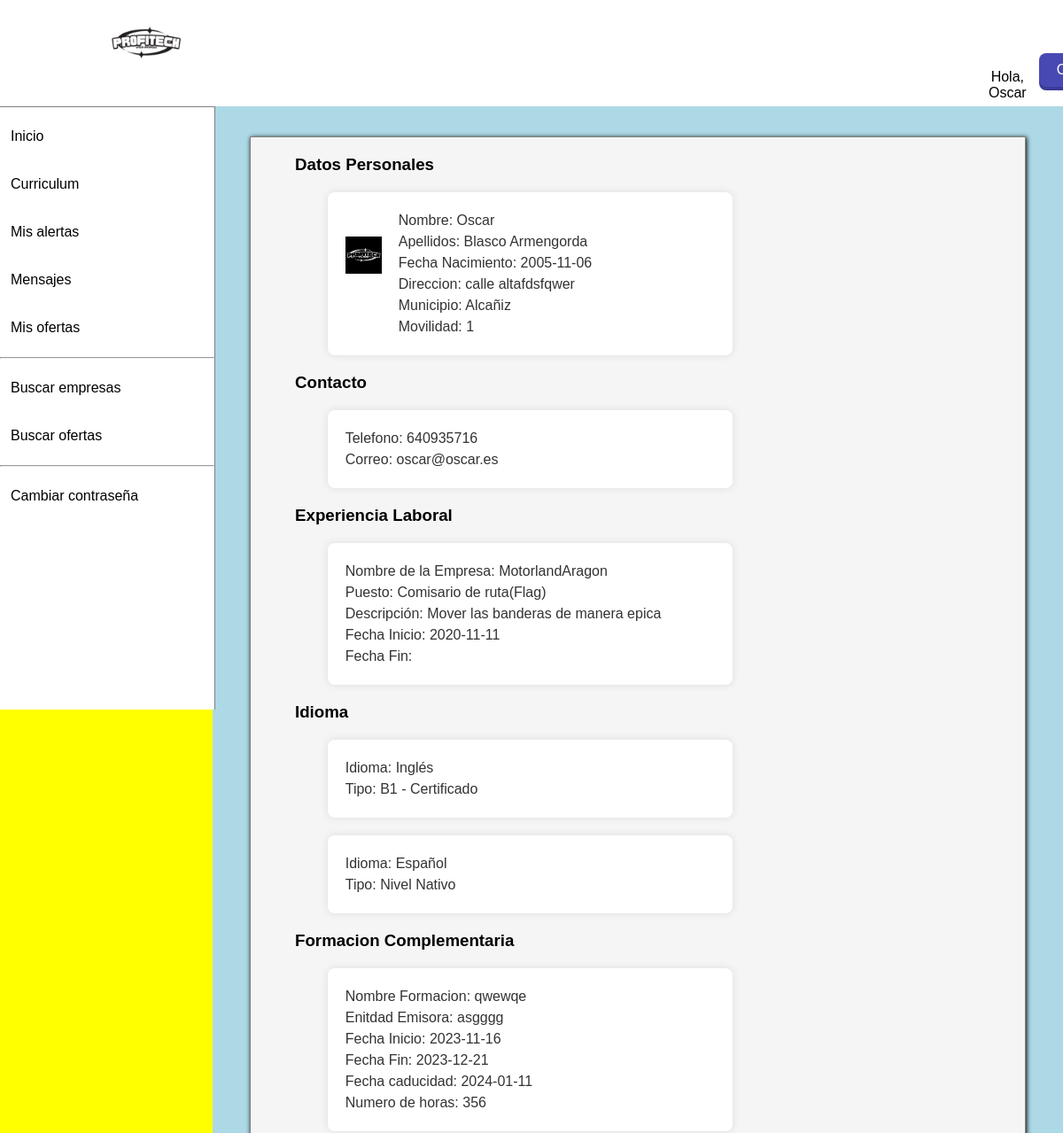
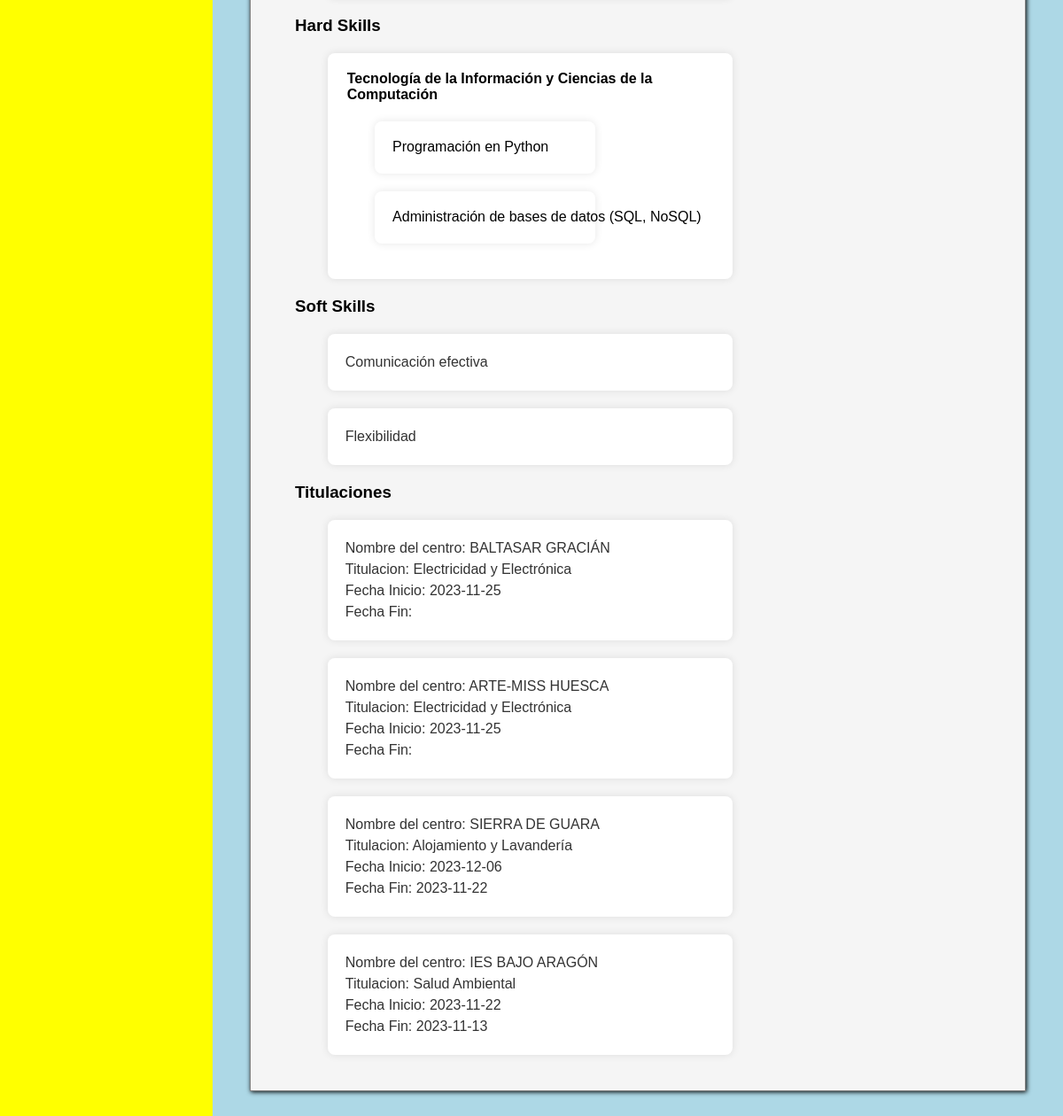
The app's page /Alumno/Curriculum/curriculum.php (signed in) with its own data (2 pictures, top to bottom).
### tables this page shows
CREATE TABLE `Usuario` (
  `DNI_CIF` varchar(15) NOT NULL,
  `Email` varchar(200) NOT NULL,
  `Clave` varchar(200) NOT NULL,
  `Nombre_Usuario` varchar(800) NOT NULL,
  `Tipo_Usuario` varchar(20) NOT NULL,
  `Fecha_Registro` datetime NOT NULL DEFAULT CURRENT_TIMESTAMP
);

CREATE TABLE `Alumno` (
  `Apellido` varchar(200) NOT NULL,
  `Fecha_Nacimiento` date DEFAULT NULL,
  `Telefono_Alumno` int DEFAULT NULL,
  `Foto_Alumno` varchar(200) DEFAULT NULL,
  `Movilidad` tinyint(1) DEFAULT '0',
  `Fecha_Creacion` timestamp NOT NULL DEFAULT CURRENT_TIMESTAMP,
  `Direccion` varchar(500) DEFAULT NULL,
  `Perfil_Publico` tinyint(1) NOT NULL DEFAULT '0',
  `Activo` tinyint(1) NOT NULL DEFAULT '0',
  `DNI_CIF` varchar(15) NOT NULL,
  `Id_Municipio` int DEFAULT '8123'
);

CREATE TABLE `Experiencia_Laboral` (
  `Id_Experiencia_Laboral` int NOT NULL,
  `Nombre_Empresa` varchar(200) NOT NULL,
  `Puesto` varchar(200) NOT NULL,
  `Descripcion` varchar(200) NOT NULL,
  `Fecha_Inicio` date NOT NULL,
  `Fecha_Fin` date DEFAULT NULL,
  `DNI_CIF` varchar(15) NOT NULL
);

CREATE TABLE `Idioma` (
  `Id_Idioma` int NOT NULL,
  `Idioma` varchar(200) NOT NULL
);

CREATE TABLE `Nivel` (
  `Id_Nivel` int NOT NULL,
  `nivel` varchar(200) NOT NULL
);

CREATE TABLE `Formacion_Complementaria` (
  `Id_Formacion_Complementaria` int NOT NULL,
  `Nombre` varchar(200) NOT NULL,
  `Entidad_Emisora` varchar(200) NOT NULL,
  `Fecha_Inicio` date NOT NULL,
  `Fecha_Fin` date NOT NULL,
  `Fecha_Caducidad` date DEFAULT NULL,
  `Num_Horas` int NOT NULL,
  `DNI_CIF` varchar(15) NOT NULL
);

CREATE TABLE `Soft_Skill` (
  `Id_Soft` int NOT NULL,
  `nombre` varchar(256) NOT NULL
);

CREATE TABLE `Titulacion_Centro_Persona` (
  `Id_Centro` int NOT NULL,
  `Id_Tipo_Titulacion` int NOT NULL,
  `DNI_CIF` varchar(15) NOT NULL,
  `Fecha_Inicio` date NOT NULL,
  `Fecha_Fin` date DEFAULT NULL
);

CREATE TABLE `Centro` (
  `Id_Centro` int NOT NULL,
  `Nombre_Centro` varchar(200) NOT NULL,
  `Id_Municipio` int NOT NULL
);

CREATE TABLE `Titulacion` (
  `Id_Tipo_Titulacion` int NOT NULL,
  `Nombre` varchar(200) NOT NULL,
  `Sector` varchar(200) NOT NULL,
  `Activo` tinyint(1) NOT NULL DEFAULT '0',
  `Tipo` varchar(300) NOT NULL,
  `Horas` int NOT NULL
);

### Alumno/Curriculum/curriculum.php (the view, shortened to what this page needs)
<?php
include "../../Funciones/conexion.php";
$dni = $_SESSION['dni'];
$username = $_SESSION['Nombre_Usuario'];
?>
<html>
<head>
    <link rel="stylesheet" href="../../Estilos/curriculum.css">
    <link rel="stylesheet" href="../../Estilos/alumno.css">
</head>
<body>
    <main>
        <header class="main-header">
            <img src="../../Imagenes/Profitech.png" alt="">
            <div class="conInfo">
            <div class="conInfo"><p>Hola, <?php echo $username ?></p>
                <form action="cerrarSesion.php" method="post">
                    <input type="submit" value="Cerrar sesión" />
                </form>
            </div>
        </header>
        <div class="main-content">
            <nav class="main-menu">
            <ul>
                <a href="#"><li>Inicio</li></a>
                <a href="../../Alumno/Curriculum/curriculum.php"><li>Curriculum</li></a>
                <a href="../../Alumno/Alertas/index.php"><li>Mis alertas</li></a>
                <a href="#"><li>Mensajes</li></a>
                <a href="../../Inicio/Inicio_Alumno/Mis_Ofertas/ofertas.php"><li>Mis ofertas</li></a>
                <hr>
                <a href="../../Alumno/Buscar_Empresas/index.php"><li>Buscar empresas</li></a>
                <a href="../../Alumno/Buscar_Ofertas/index.php"><li>Buscar ofertas</li></a>
                <hr>
                <a href="../../Cambiar_Clave/Alumno/Cambiar_Clave_Alumno.php"><li>Cambiar contraseña</li></a>
            </ul>
            </nav>
            <section class="main-info">
            <article class="card">
            <?php
$queryalumno = "SELECT * FROM Alumno WHERE DNI_CIF='$dni'";
if ($resultalumno = $conexion->query($queryalumno)) {
    while ($rowalumno = $resultalumno->fetch(PDO::FETCH_OBJ)) {
        $Apellido = $rowalumno->Apellido;
        $Fecha_Nacimiento = $rowalumno->Fecha_Nacimiento;
        $Telefono_Alumno = $rowalumno->Telefono_Alumno;
        $Movilidad = $rowalumno->Movilidad;
        $Direccion = $rowalumno->Direccion;
        $id_Municipio_usuario = $rowalumno->Id_Municipio;
    }
}
$querydni = "SELECT * FROM Usuario WHERE DNI_CIF='$dni'";
if ($resultdni = $conexion->query($querydni)) {
    while ($rowdni = $resultdni->fetch(PDO::FETCH_OBJ)) {
        $Nombre_Usuario = $rowdni->Nombre_Usuario;
    }
}
$querymunicipio = "SELECT * FROM Municipio where Id_Municipio=$id_Municipio_usuario";
if ($resultmunicipio = $conexion->query($querymunicipio)) {
    while ($rowmunicipio = $resultmunicipio->fetch(PDO::FETCH_OBJ)) {
        $Nombre_Municipio = $rowmunicipio->Nombre_Municipio;
    }
}
$queryemail="SELECT Email FROM Usuario WHERE DNI_CIF='$dni'";
if ($resultemail = $conexion->query($queryemail)) {
    while ($rowemail = $resultemail->fetch(PDO::FETCH_OBJ)) {
        $email = $rowemail -> Email;
    }
}
    echo "<h1>Datos Personales</h1>";
?>
<div class="div1">
<?php
    echo "<img class='imagen' src='../../Inicio/Inicio_Alumno/Datos_principales/FotosAlumnos/$dni.png' alt='Imagen icono'>";
    echo "<div class='texto'>";
    echo "<p>Nombre: ".$Nombre_Usuario."</p>";
    echo "<p>Apellidos: ".$Apellido."</p>";
    echo "<p>Fecha Nacimiento: ".$Fecha_Nacimiento."</p>";
    echo "<p>Direccion: ".$Direccion."</p>";
    echo "<p>Municipio: ".$Nombre_Municipio."</p>";
    echo "<p>Movilidad: ".$Movilidad."</p>";
    echo "</div>";
?>
</div>
<?php
    echo "<h1>Contacto</h1>";
?>
<div class="div2">
<?php
    echo "<p>Telefono: ".$Telefono_Alumno."</p>";
    echo "<p>Correo: ".$email."</p>";
?>
</div>
<?php
echo "<h1>Experiencia Laboral</h1>";
$queryexplab="SELECT * FROM Experiencia_Laboral WHERE DNI_CIF='$dni'";
if ($resultexplab = $conexion->query($queryexplab)) {
    while ($rowexplab = $resultexplab->fetch(PDO::FETCH_OBJ)) {
        $Nombre_Empresa = $rowexplab->Nombre_Empresa;
        $Puesto = $rowexplab-> Puesto;
        $Descripcion = $rowexplab->Descripcion;
        $Fecha_Inicio_explab =  $rowexplab-> Fecha_Inicio;
        $Fecha_Fin_explab =  $rowexplab-> Fecha_Fin;
        ?>
        <div class="div3">
        <?php
            echo "<p>Nombre de la Empresa: ".$Nombre_Empresa."</p>";
            echo "<p>Puesto: ".$Puesto."</p>";
            echo "<p>Descripción: ".$Descripcion."</p>";
            echo "<p>Fecha Inicio: ".$Fecha_Inicio_explab."</p>";
            echo "<p>Fecha Fin: ".$Fecha_Fin_explab."</p>";
            ?>
            </div>
            <?php
    }
    }
    $queryidioma="SELECT Idioma.Idioma, Nivel.Nivel, Idioma.Id_Idioma
    FROM Idioma
    JOIN Nivel_Idioma ON Idioma.Id_Idioma = Nivel_Idioma.Id_Idioma
    JOIN Nivel ON Nivel.Id_Nivel = Nivel_Idioma.Id_Nivel
    WHERE Nivel_Idioma.DNI_CIF = '$dni'";
    echo "<h1>Idioma</h1>";
    if ($resultidioma = $conexion->query($queryidioma)) {
        while ($rowidioma = $resultidioma->fetch(PDO::FETCH_OBJ)) {
            $Idioma = $rowidioma -> Idioma;
            $Nivel = $rowidioma->Nivel;
            ?>
            <div class="div4">
            <?php
            echo "<p>Idioma: ".$Idioma."</p>";
            echo "<p>Tipo: ".$Nivel."</p>";
            ?>
            </div>
            <?php
        }
    }
    echo "<h1>Formacion Complementaria</h1>";
    $queryformacion="SELECT * FROM Formacion_Complementaria";
    if ($resultformacion = $conexion->query($queryformacion)) {
        while ($rowformacion = $resultformacion->fetch(PDO::FETCH_OBJ)) {
            $Nombre_Formacion = $rowformacion->Nombre;
            $Entidad_emisora = $rowformacion-> Entidad_Emisora;
            $Fecha_Inicio_formacion =  $rowformacion-> Fecha_Inicio;
            $Fecha_Fin_formacion =  $rowformacion-> Fecha_Fin;
            $Fecha_Caducidad_formacion =  $rowformacion-> Fecha_Caducidad;
            $Num_Horas_formacion =  $rowformacion-> Num_Horas;
            ?>
            <div class="div5">
            <?php
            echo "<p>Nombre Formacion: ".$Nombre_Formacion."</p>";
            echo "<p>Enitdad Emisora: ".$Entidad_emisora."</p>";
            echo "<p>Fecha Inicio: ".$Fecha_Inicio_formacion."</p>";
            echo "<p>Fecha Fin: ".$Fecha_Fin_formacion."</p>";
            echo "<p>Fecha caducidad: ".$Fecha_Caducidad_formacion."</p>";
            echo "<p>Numero de horas: ".$Num_Horas_formacion."</p>";
            ?>
            </div>
            <?php
        }
    }
    $queryhard = "SELECT Hard_Skill.Id_Hard, Hard_Skill.nombre, Hard_Skill.tipo FROM Hard_Skill, Hard_Skill_Alumno WHERE Hard_Skill.Id_Hard=Hard_Skill_Alumno.Id_Hard AND DNI_CIF='$dni'; ";
    echo "<h1>Hard Skills</h1>";
    $prevTipo = null;
    if ($resulthard = $conexion->query($queryhard)) {
        while ($rowhard = $resulthard->fetch(PDO::FETCH_OBJ)) {
            $Id_Hard = $rowhard->Id_Hard;
            $nombre_hard = $rowhard->nombre;
            $tipo_hard = $rowhard->tipo;
            if ($tipo_hard !== $prevTipo) {
                echo "<optgroup label=\"$tipo_hard\">";
                $prevTipo = $tipo_hard;
            }
            echo "<option value=\"$Id_Hard\">$nombre_hard</option>";
        }
        if ($prevTipo !== null) {
            echo "</optgroup>";
        }
    }
    $querysoft = "SELECT Soft_Skill.Id_Soft, Soft_Skill.nombre FROM Soft_Skill, Soft_Skill_Alumno WHERE Soft_Skill.Id_Soft=Soft_Skill_Alumno.Id_Soft AND DNI_CIF='$dni'; ";
    echo "<h1>Soft Skills</h1>";
    if ($resultsoft = $conexion->query($querysoft)) {
        while ($rowsoft = $resultsoft->fetch(PDO::FETCH_OBJ)) {
            $nombre_soft = $rowsoft->nombre;
            ?>
            <div class="div6">
<?php
            echo "<p>$nombre_soft<p>";
            ?>
            </div>
            <?php
        }
    }
    $querytitulo = "SELECT Centro.Nombre_Centro, Centro.Id_Centro, Titulacion_Centro_Persona.Fecha_Inicio, Titulacion_Centro_Persona.Fecha_Fin, Titulacion.Nombre, Titulacion.Id_Tipo_Titulacion FROM Centro, Alumno, Titulacion, Titulacion_Centro_Persona WHERE Centro.Id_Centro = Titulacion_Centro_Persona.Id_Centro AND Alumno.DNI_CIF = Titulacion_Centro_Persona.DNI_CIF AND Titulacion.Id_Tipo_Titulacion = Titulacion_Centro_Persona.Id_Tipo_Titulacion AND Alumno.DNI_CIF = :dni";
    $stmttitulo = $conexion->prepare($querytitulo);
    $stmttitulo->bindParam(':dni', $dni);
    $stmttitulo->execute();
    echo "<h1>Titulaciones</h1>";
        while ($rowtitulo = $stmttitulo->fetch(PDO::FETCH_ASSOC)) {
            $Nombre_Centro=$rowtitulo['Nombre_Centro'] ;
            $Fecha_Inicio_titulo=$rowtitulo['Fecha_Inicio'] ;
            $Fecha_Fin_titulo=$rowtitulo['Fecha_Fin'] ;
            $nombre_titulo=$rowtitulo['Nombre'] ;
            ?>
                            <div class="div7">
                    <?php
            echo "<p>Nombre del centro: ".$Nombre_Centro."</p>";
            echo "<p>Titulacion: ".$nombre_titulo."</p>";
            echo "<p>Fecha Inicio: ".$Fecha_Inicio_titulo."</p>";
            echo "<p>Fecha Fin: ".$Fecha_Fin_titulo."</p>";
        ?>
                </div>
            <?php
        }
?>
        </article>
        </section>
</body>
</html>

### Estilos/curriculum.css (style rules this page uses)
img { margin-right: 10px; max-width: 10%; padding-bottom: 10%; }
h1 { color: black; padding-left: 30px; }
.div1 { display: flex; align-items: center; background-color: #fff; box-shadow: 0 0 10px rgba(0, 0, 0, 0.1); border-radius: 8px; margin: 20px; padding: 20px; width:50%; margin-left: 8%; }
.texto { flex-direction: column; padding-left: 2%; }
.div1 p { margin: 0; font-size: 16px; color: #333; line-height: 1.5; }
.div2 { background-color: #fff; box-shadow: 0 0 10px rgba(0, 0, 0, 0.1); border-radius: 8px; margin: 20px; padding: 20px; width:50%; margin-left: 8%; }
.div2 p { margin: 0; font-size: 16px; color: #333; line-height: 1.5; }
.div3 { background-color: #fff; box-shadow: 0 0 10px rgba(0, 0, 0, 0.1); border-radius: 8px; margin: 20px; padding: 20px; width:50%; margin-left: 8%; }
.div3 p { margin: 0; font-size: 16px; color: #333; line-height: 1.5; }
.div4 { background-color: #fff; box-shadow: 0 0 10px rgba(0, 0, 0, 0.1); border-radius: 8px; margin: 20px; padding: 20px; width:50%; margin-left: 8%; }
.div4 p { margin: 0; font-size: 16px; color: #333; line-height: 1.5; }
.div5 { background-color: #fff; box-shadow: 0 0 10px rgba(0, 0, 0, 0.1); border-radius: 8px; margin: 20px; padding: 20px; width:50%; margin-left: 8%; }
.div5 p { margin: 0; font-size: 16px; color: #333; line-height: 1.5; }
.div6 { background-color: #fff; box-shadow: 0 0 10px rgba(0, 0, 0, 0.1); border-radius: 8px; margin: 20px; padding: 20px; width:50%; margin-left: 8%; }
.div6 p { margin: 0; font-size: 16px; color: #333; line-height: 1.5; }
.div7 { background-color: #fff; box-shadow: 0 0 10px rgba(0, 0, 0, 0.1); border-radius: 8px; margin: 20px; padding: 20px; width:50%; margin-left: 8%; }
option { background-color: #fff; box-shadow: 0 0 10px rgba(0, 0, 0, 0.1); border-radius: 8px; margin: 20px; padding: 20px; width:50%; margin-left: 8%; }
optgroup { background-color: #fff; box-shadow: 0 0 10px rgba(0, 0, 0, 0.1); border-radius: 8px; margin: 20px; padding: 20px; width:50%; margin-left: 8%; }
.div7 p { margin: 0; font-size: 16px; color: #333; line-height: 1.5; }

### Estilos/alumno.css (style rules this page uses)
* { margin: 0; padding: 0; }
body { font-family: Arial, sans-serif; margin: 0; padding: 0; }
main { height: 100vh; }
.main-header { position: fixed; top: 0; display: flex; background-color: white; color: black; height: 15vh; width: 100%; text-align: center; z-index: 1; }
.main-header > img { height: 80%; padding-left: 10.25vw; width: 7%; }
.conInfo { display: flex; position: absolute; right: 3vw; justify-content: space-around; align-items: flex-end; width: 10%; height: 95%; }
.main-menu { position: fixed; top: 15vh; background-color: white; color: white; width: 20.15vw; height: calc(100vh - 15vh); overflow: auto; justify-content: flex-start; border-right: 1px solid gray; border-top: 1px solid gray; }
.main-menu ul { list-style: none; padding: 0; }
.main-menu ul li { margin: 1vw 0vw; padding: 1vw; }
.main-menu ul a li { text-decoration: none; color: black; }
.main-content { display: flex; background-color: yellow; width: 100%; height: 700vh; }
.main-info { background-color: lightblue; width: 100%; height: 100%; }
.card { background-color: whitesmoke; max-width: 93.5%; height: auto; padding: 20px; border: 1px solid grey; box-shadow: 1px 1px 5px black; margin: 1.5vw; }
.main-info { margin-top: 15vh; margin-left: 20vw; padding: 2vh 2vw; width: 80%; }
form { padding: 1vw; border-radius: 1.5vw; max-width: 35vw; }
a { text-decoration: none; color: white; }
input[type="submit"] { background-color: rgb(73, 73, 180); color: white; padding: 10px 20px; border: none; text-align: center; text-decoration: none; display: inline-block; font-size: 16px; margin: 4px 2px; cursor: pointer; border-radius: 8px; box-shadow: 0 4px 0 rgb(58, 58, 151); transition: all 0.3s ease; }

### records on screen
usuario: Nombre_Usuario "Oscar", Email "oscar@oscar.es"
alumno: Apellido "Blasco Armengorda", Fecha_Nacimiento "2005-11-06", Direccion "calle altafdsfqwer", Movilidad "1", Telefono_Alumno "640935716"
experiencia_laboral: Nombre_Empresa "MotorlandAragon", Puesto "Comisario de ruta(Flag)", Descripcion "Mover las banderas de manera epica", Fecha_Inicio "2020-11-11"
idioma: Idioma "Inglés", nivel.nivel "B1 - Certificado"
idioma: Idioma "Español", nivel.nivel "Nivel Nativo"
formacion_complementaria: Nombre "qwewqe", Entidad_Emisora "asgggg", Fecha_Inicio "2023-11-16", Fecha_Fin "2023-12-21", Fecha_Caducidad "2024-01-11", Num_Horas "356"
soft_skill: nombre "Comunicación efectiva"
soft_skill: nombre "Flexibilidad"
titulacion_centro_persona: Id_Centro.Nombre_Centro "BALTASAR GRACIÁN", Id_Tipo_Titulacion.Nombre "Electricidad y Electrónica", Fecha_Inicio "2023-11-25"
titulacion_centro_persona: Id_Centro.Nombre_Centro "ARTE-MISS HUESCA", Id_Tipo_Titulacion.Nombre "Electricidad y Electrónica", Fecha_Inicio "2023-11-25"
titulacion_centro_persona: Id_Centro.Nombre_Centro "SIERRA DE GUARA", Id_Tipo_Titulacion.Nombre "Alojamiento y Lavandería", Fecha_Inicio "2023-12-06", Fecha_Fin "2023-11-22"
titulacion_centro_persona: Id_Centro.Nombre_Centro "IES BAJO ARAGÓN", Id_Tipo_Titulacion.Nombre "Salud Ambiental", Fecha_Inicio "2023-11-22", Fecha_Fin "2023-11-13"

### other values on screen
$username "Oscar"
$Nombre_Municipio "Alcañiz"
